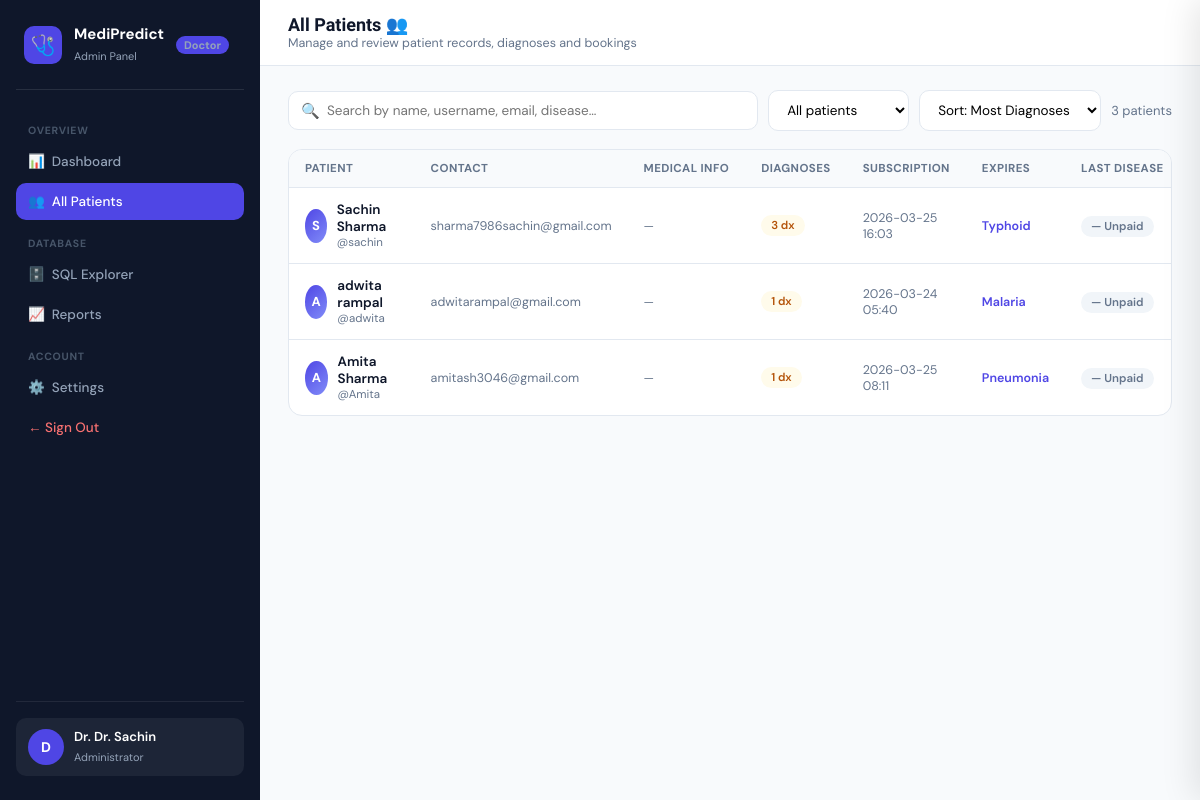
The app's page /doctor/patients (signed in), older data.
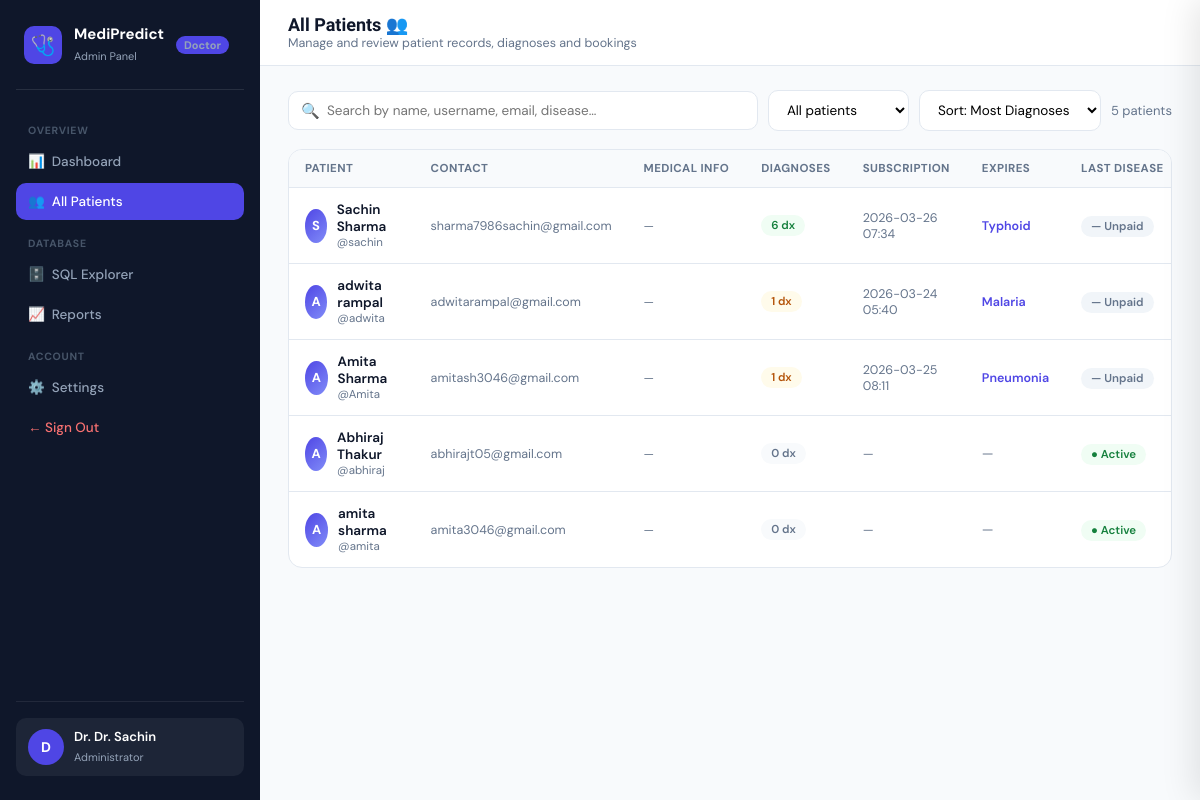
The same page, newer data.
### models.py (models this page shows, shortened)
class User(db.Model):
    __tablename__ = 'users'
    id          = db.Column(db.Integer,      primary_key=True)
    username    = db.Column(db.String(80),   unique=True, nullable=False)
    password    = db.Column(db.String(120),  nullable=False)
    first_name  = db.Column(db.String(80))
    last_name   = db.Column(db.String(80))
    email       = db.Column(db.String(120))
    role        = db.Column(db.String(20),   default='patient')
    joined      = db.Column(db.DateTime,     default=datetime.utcnow)
    age         = db.Column(db.String(10))
    gender      = db.Column(db.String(20))
    blood_group = db.Column(db.String(10))
    height      = db.Column(db.String(20))
    weight      = db.Column(db.String(20))
    allergies   = db.Column(db.Text)
    conditions  = db.Column(db.Text)
    medications = db.Column(db.Text)
    paid         = db.Column(db.Boolean,  default=False)   # True = active subscription
    paid_at      = db.Column(db.DateTime, nullable=True)   # When last payment was made
    expires_at   = db.Column(db.DateTime, nullable=True)   # Subscription expiry date
    payment_id   = db.Column(db.String(60), nullable=True) # Razorpay payment ID
    payment_amount = db.Column(db.Integer, nullable=True)  # Amount paid in rupees
    @property
    def subscription_status(self):
        if self.role == 'doctor':
            return 'admin'
        if not self.paid or not self.expires_at:
            return 'unpaid'
        now = datetime.utcnow()
        if self.expires_at < now:
            return 'expired'
        if (self.expires_at - now).days <= 30:
            return 'expiring_soon'
        return 'active'
    @property
    def days_remaining(self):
        if not self.expires_at:
            return 0
        delta = (self.expires_at - datetime.utcnow()).days
        return max(0, delta)
    def to_dict(self):
        return {
            "id":           self.id,
            "username":     self.username          or "",
            "first_name":   self.first_name        or "",
            "last_name":    self.last_name         or "",
            "email":        self.email             or "",
            "role":         self.role if self.role else "patient",
            "paid":         self.paid,
            "joined":       self.joined.strftime("%Y-%m-%d") if self.joined else "",
            "paid_at":      self.paid_at.strftime("%Y-%m-%d") if self.paid_at else "",
            "expires_at":   self.expires_at.strftime("%Y-%m-%d") if self.expires_at else "",
            "days_remaining":    self.days_remaining,
            "subscription_status": self.subscription_status,
            "payment_id":   self.payment_id        or "",
            "payment_amount": self.payment_amount  or 0,
            "age":          self.age               or "",
            "gender":       self.gender            or "",
            "blood_group":  self.blood_group       or "",
            "height":       self.height            or "",
            "weight":       self.weight            or "",
            "allergies":    self.allergies         or "",
            "conditions":   self.conditions        or "",
            "medications":  self.medications       or "",
        }

### app.py (the view)
@app.route("/doctor/patients")
@doctor_required
def doctor_patients():
    doc = current_user()
    from sqlalchemy import func
    patients = (db.session.query(
            User,
            func.count(Diagnosis.id).label("diag_count"),
            func.max(Diagnosis.created_at).label("last_diag"),
            func.max(Diagnosis.top_disease).label("last_disease"),
        )
        .outerjoin(Diagnosis, User.id == Diagnosis.user_id)
        .filter(User.role == "patient")
        .group_by(User.id)
        .order_by(func.count(Diagnosis.id).desc())
        .all()
    )
    patient_data = []
    for p, diag_count, last_diag, last_disease in patients:
        d = p.to_dict()
        d["diag_count"]   = diag_count or 0
        d["last_diag"]    = str(last_diag)[:16] if last_diag else "—"
        d["last_disease"] = last_disease or "—"
        patient_data.append(d)
    return render_template("doctor_patients.html",
                           username=doc.username,
                           patients=patient_data)

### app.py (called while the page is built)
def current_user():
    uid = session.get("user_id")
    return User.query.get(uid) if uid else None

def doctor_required(f):
    @wraps(f)
    def decorated(*args, **kwargs):
        if "user_id" not in session:
            return redirect(url_for("login"))
        user = current_user()
        if not user or user.role != "doctor":
            return redirect(url_for("home"))
        return f(*args, **kwargs)
    return decorated

### templates/Doctor_Patients.html (shortened to what the changed rows need)
<!DOCTYPE html>
<html lang="en">
<head>
</head>
<body>
<div class="layout">
<main class="main">
  <div class="topbar">
    <div><h1>All Patients 👥</h1><p>Manage and review patient records, diagnoses and bookings</p></div>
  </div>
  <div class="content">
    <div class="toolbar">
      <div class="search-box">
        <span class="search-icon">🔍</span>
        <input type="text" id="searchInput" placeholder="Search by name, username, email, disease…" oninput="filterTable()">
      </div>
      <select class="filter-sel" id="diagFilter" onchange="filterTable()">
        <option value="all">All patients</option>
      </select>
      <select class="filter-sel" id="sortCol" onchange="filterTable()">
        <option value="diag_count">Sort: Most Diagnoses</option>
      </select>
      <span class="toolbar-count" id="rowCount">{{ patients|length }} patients</span>
    </div>
    <div class="table-wrap">
      <table class="pt" id="patientsTable">
        <thead>
          <tr>
            <th>Patient</th>
            <th>Contact</th>
            <th>Medical Info</th>
            <th>Diagnoses</th>
            <th>Subscription</th>
            <th>Expires</th>
            <th>Last Disease</th>
          </tr>
        </thead>
        <tbody id="tableBody">
          {% for p in patients %}
          <tr class="pt-row {% if request.args.get('highlight')|string == p.id|string %}highlighted{% endif %}"
              data-username="{{ p.username | lower }}"
              data-name="{{ (p.first_name or '') ~ ' ' ~ (p.last_name or '') | lower }}"
              data-email="{{ (p.email or '') | lower }}"
              data-diag="{{ p.diag_count }}"
              data-joined="{{ p.joined }}"
              data-last="{{ p.last_diag }}"
              data-disease="{{ p.last_disease | lower }}">
            <td>
              <div style="display:flex;align-items:center;gap:10px;">
                <div class="p-avatar">{{ (p.first_name or p.username)[0] | upper }}</div>
                <div>
                  <div style="font-weight:600;">{{ p.first_name or '' }} {{ p.last_name or '' }}</div>
                  <div style="font-size:11.5px;color:var(--text-muted);">@{{ p.username }}</div>
                </div>
              </div>
            </td>
            <td style="color:var(--text-muted);font-size:12.5px;">{{ p.email or '—' }}</td>
            <td>
              <div style="display:flex;gap:5px;flex-wrap:wrap;">
                {% if not p.blood_group and not p.age and not p.gender %}<span style="color:var(--text-muted);font-size:12px;">—</span>{% endif %}
              </div>
            </td>
            <td>
              <span class="badge {{ 'diag-high' if p.diag_count >= 5 else ('diag-mid' if p.diag_count >= 1 else 'diag-zero') }}">
                {{ p.diag_count }} dx
              </span>
            </td>
            <td style="font-size:12.5px;color:var(--text-muted);">{{ p.last_diag }}</td>
            <td>
              {% if p.last_disease != '—' %}
              <span style="font-size:12.5px;font-weight:600;color:var(--indigo);">{{ p.last_disease }}</span>
              {% else %}<span style="color:var(--text-muted);">—</span>{% endif %}
            </td>
            <td>
              {% set ss = p.subscription_status if p.subscription_status else 'unpaid' %}
              {% if ss == 'active' %}
                <span style="padding:3px 10px;border-radius:99px;background:#F0FDF4;color:#15803D;font-size:11.5px;font-weight:600;">● Active</span>
              {% elif ss == 'expiring_soon' %}
                <span style="padding:3px 10px;border-radius:99px;background:#FFFBEB;color:#B45309;font-size:11.5px;font-weight:600;">⚠ Expiring</span>
              {% elif ss == 'expired' %}
                <span style="padding:3px 10px;border-radius:99px;background:#FEF2F2;color:#DC2626;font-size:11.5px;font-weight:600;">✗ Expired</span>
              {% else %}
                <span style="padding:3px 10px;border-radius:99px;background:#F1F5F9;color:#64748B;font-size:11.5px;font-weight:600;">— Unpaid</span>
              {% endif %}
            </td>
          </tr>
          {% endfor %}
        </tbody>
      </table>
    </div>
  </div>
</main>
</div>
</body>
</html>

Row changes from the older to the newer data that the page shows:
computed for User "Sachin": diag_count "3" → "6"; last_diag "2026-03-25 16:03" → "2026-03-26 07:34"
added User: first_name "A", first_name "Abhiraj", last_name "Thakur", username "abhiraj", email "abhirajt05@gmail.com", diag_count "0", last_diag "—", shows "● Active"
added User: first_name "A", first_name "amita", last_name "sharma", username "amita", email "amita3046@gmail.com", diag_count "0", last_diag "—", shows "● Active"
Text that changed along with them:
{{ patients|length }}: "3" → "5"
